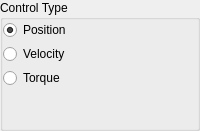
                <widget class="QGroupBox" name="ServoControlTypeGroupBox">
                 <property name="title">
                  <string>Control Type</string>
                 </property>
                 <layout class="QVBoxLayout" name="verticalLayout_13">
                  <property name="spacing">
                   <number>4</number>
                  </property>
                  <property name="leftMargin">
                   <number>0</number>
                  </property>
                  <property name="topMargin">
                   <number>0</number>
                  </property>
                  <property name="rightMargin">
                   <number>0</number>
                  </property>
                  <property name="bottomMargin">
                   <number>0</number>
                  </property>
                  <item>
                   <widget class="QRadioButton" name="ServoPositionRadioBtn">
                    <property name="text">
                     <string>Position</string>
                    </property>
                    <property name="checked">
                     <bool>true</bool>
                    </property>
                   </widget>
                  </item>
                  <item>
                   <widget class="QRadioButton" name="ServoVelocityRadioBtn">
                    <property name="text">
                     <string>Velocity</string>
                    </property>
                   </widget>
                  </item>
                  <item>
                   <widget class="QRadioButton" name="ServoTorqueRadioBtn">
                    <property name="text">
                     <string>Torque</string>
                    </property>
                   </widget>
                  </item>
                  <item>
                   <spacer name="verticalSpacer_9">
                    <property name="orientation">
                     <enum>Qt::Vertical</enum>
                    </property>
                    <property name="sizeHint" stdset="0">
                     <size>
                      <width>20</width>
                      <height>40</height>
                     </size>
                    </property>
                   </spacer>
                  </item>
                 </layout>
                </widget>
